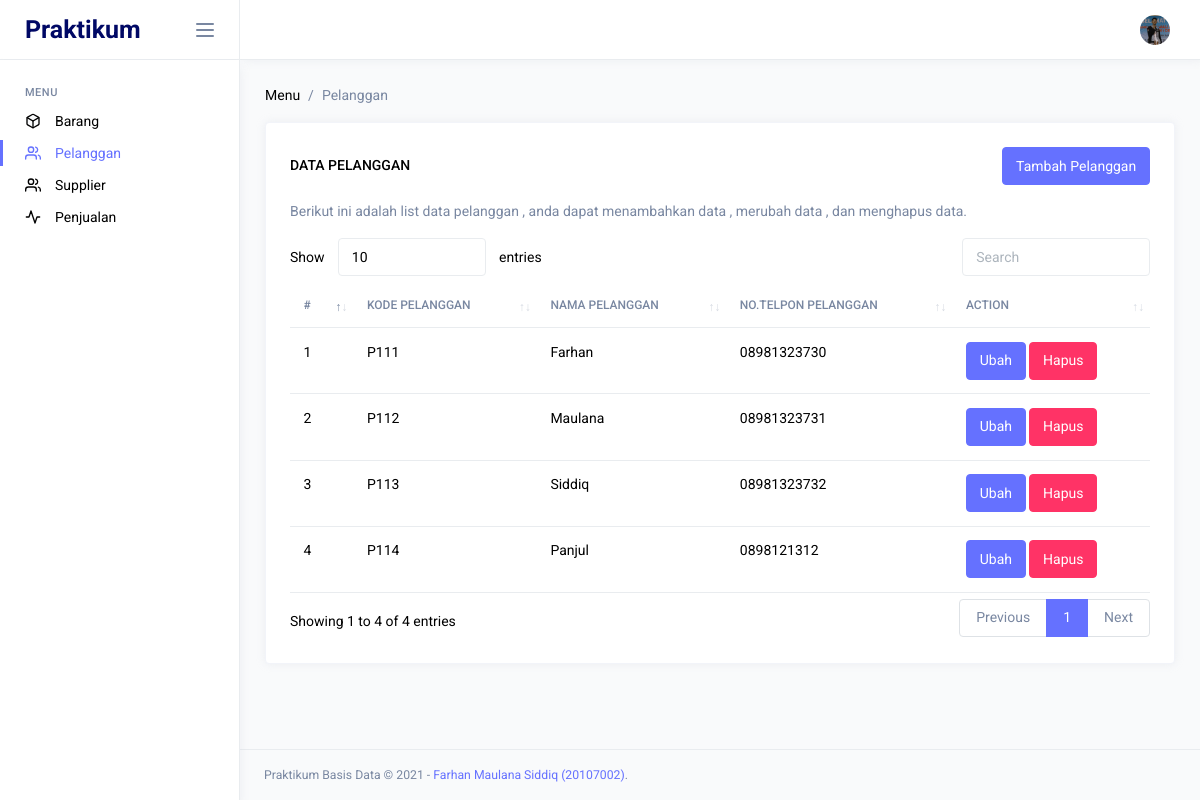
Page /page/pelanggan.php on the committed database.
### tables this page shows
CREATE TABLE `pelanggan` (
  `kode_pelanggan` varchar(10) NOT NULL,
  `nama` varchar(50) NOT NULL,
  `no_telp` varchar(16) NOT NULL
);

### page/pelanggan.php (the view, shortened to what this page needs)
<!DOCTYPE html>
<html lang="en">
<?php include 'partials/head.php';?>
<body>
	<?php
	$sql="select * from pelanggan ;";
	$select=mysqli_query($kon,$sql);
	$no=1;
	?>
	<div class="main-wrapper">
  <?php include 'partials/sidebar.php';?>
		<div class="page-wrapper">
      <?php include 'partials/navbar.php';?>
			<div class="page-content">
			<nav class="page-breadcrumb">
					<ol class="breadcrumb">
						<li class="breadcrumb-item">Menu</li>
						<li class="breadcrumb-item active" aria-current="page">Pelanggan</li>
					</ol>
				</nav>
				<div class="row">
					<div class="col-md-12 grid-margin stretch-card">
						<div class="card">
						<div class="card-body">
							<div class="d-flex justify-content-between align-items-baseline mb-4 mb-md-3">
								<h6 class="card-title mb-0">Data Pelanggan </h6>
								<div class="dropdown">
									<button class="btn btn-primary " data-bs-toggle="modal" data-bs-target=".modal-tambah">
										Tambah Pelanggan
									</button>
								</div>
								</div>
								<p class="text-muted mb-3">Berikut ini adalah list data pelanggan , anda dapat menambahkan data , merubah data , dan menghapus data.</p>
							<div class="table-responsive">
							<table id="dataTableExample" class="table">
								<thead>
								<tr>
									<th>#</th>
									<th>Kode Pelanggan</th>
									<th>Nama Pelanggan</th>
                                    <th>No.Telpon Pelanggan</th>
									<th >Action</th>
								</tr>
								</thead>
								<tbody>
								<?php foreach ($select as $k) {?>
								<tr>
									<td><?= $no++; ?></td>
									<td><?= $k['kode_pelanggan'];?></td>
									<td><?= $k['nama'];?></td>
									<td><?= $k['no_telp'];?></td>
									<td>
										<button class="btn btn-primary" data-bs-toggle="modal" data-bs-target=".modal-update-<?= $k['kode_pelanggan'];?>">Ubah</button>
										<button class="btn btn-danger" data-bs-toggle="modal" data-bs-target=".modal-delete-<?= $k['kode_pelanggan'];?>">Hapus</button>
									</td>
								</tr>
								<?php } ?>
								</tbody>
							</table>
							</div>
						</div>
						</div>
					</div>
				</div>
			</div>
      	<?php include 'partials/footer.php';?>
		</div>
	</div>
</body>
</html>

### rows in the picture
pelanggan: kode_pelanggan "P111", nama "Farhan", no_telp "08981323730"
pelanggan: kode_pelanggan "P112", nama "Maulana", no_telp "08981323731"
pelanggan: kode_pelanggan "P113", nama "Siddiq", no_telp "08981323732"
pelanggan: kode_pelanggan "P114", nama "Panjul", no_telp "0898121312"
